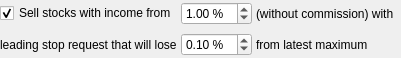
<?xml version="1.0" encoding="UTF-8"?>
<ui version="4.0">
 <class>SellDecision2ConfigWidget</class>
 <widget class="QWidget" name="SellDecision2ConfigWidget">
  <property name="geometry">
   <rect>
    <x>0</x>
    <y>0</y>
    <width>401</width>
    <height>58</height>
   </rect>
  </property>
  <layout class="QVBoxLayout" name="verticalLayout">
   <property name="spacing">
    <number>4</number>
   </property>
   <property name="leftMargin">
    <number>0</number>
   </property>
   <property name="topMargin">
    <number>0</number>
   </property>
   <property name="rightMargin">
    <number>0</number>
   </property>
   <property name="bottomMargin">
    <number>0</number>
   </property>
   <item>
    <layout class="QHBoxLayout" name="horizontalLayout">
     <property name="spacing">
      <number>4</number>
     </property>
     <item>
      <widget class="QCheckBox" name="enabledCheckBox">
       <property name="text">
        <string>Sell stocks with income from</string>
       </property>
       <property name="checked">
        <bool>true</bool>
       </property>
      </widget>
     </item>
     <item>
      <widget class="QDoubleSpinBox" name="incomeAboveDoubleSpinBox">
       <property name="suffix">
        <string notr="true"> %</string>
       </property>
       <property name="singleStep">
        <double>0.100000000000000</double>
       </property>
       <property name="value">
        <double>1.000000000000000</double>
       </property>
      </widget>
     </item>
     <item>
      <widget class="QLabel" name="label">
       <property name="text">
        <string>(without commission) with</string>
       </property>
      </widget>
     </item>
     <item>
      <spacer name="horizontalSpacer">
       <property name="orientation">
        <enum>Qt::Orientation::Horizontal</enum>
       </property>
       <property name="sizeHint" stdset="0">
        <size>
         <width>40</width>
         <height>20</height>
        </size>
       </property>
      </spacer>
     </item>
    </layout>
   </item>
   <item>
    <layout class="QHBoxLayout" name="horizontalLayout_2">
     <property name="spacing">
      <number>4</number>
     </property>
     <item>
      <widget class="QLabel" name="label_3">
       <property name="text">
        <string>leading stop request that will lose</string>
       </property>
      </widget>
     </item>
     <item>
      <widget class="QDoubleSpinBox" name="loseIncomeDoubleSpinBox">
       <property name="suffix">
        <string notr="true"> %</string>
       </property>
       <property name="singleStep">
        <double>0.100000000000000</double>
       </property>
       <property name="value">
        <double>0.100000000000000</double>
       </property>
      </widget>
     </item>
     <item>
      <widget class="QLabel" name="label_2">
       <property name="text">
        <string>from latest maximum</string>
       </property>
      </widget>
     </item>
     <item>
      <spacer name="horizontalSpacer_2">
       <property name="orientation">
        <enum>Qt::Orientation::Horizontal</enum>
       </property>
       <property name="sizeHint" stdset="0">
        <size>
         <width>40</width>
         <height>20</height>
        </size>
       </property>
      </spacer>
     </item>
    </layout>
   </item>
  </layout>
 </widget>
 <resources/>
 <connections/>
</ui>
